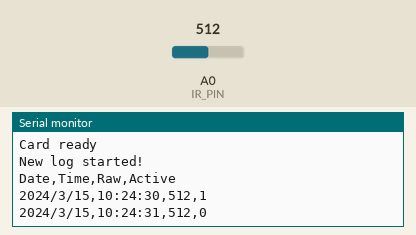
A sketch run on a simulated Arduino Uno, built with avr-gcc and run on an emulated ATmega328P. Shown: the last lines printed to the serial monitor. The test bench sets the inputs (shaded band); at power-on: A0 (IR_PIN) = 512. The local clock reads 2024-03-15 10:24:30 at power-on unless the sketch sets it; storage starts empty.

Above: at 1.2 s.
1.3 s: A0 (IR_PIN) set to 716
At 2.2 s:
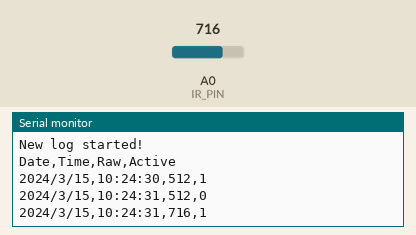
2.8 s: A0 (IR_PIN) set to 900
At 3.2 s:
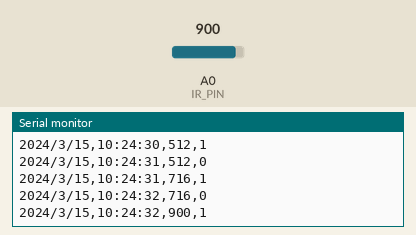
Timing chart, 0 to 5.8 s (numbered marks = the images above; inputs shaded):
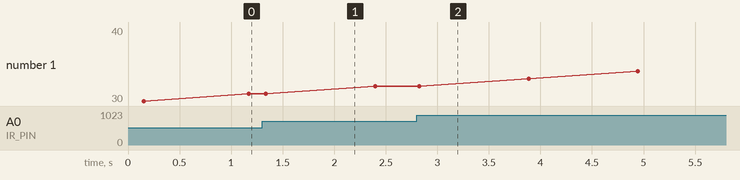

The sketch:

entrance_logger.ino
```cpp
#define RTC_CHIP_IS_DS1307
// #define FORCE_UPDATE

#include <SD.h>
#include <Wire.h>
#include "RTClib.h"

// These pins are set by SD lib
// MOSI = 11
// MISO = 12
// SCLK = 13

const int CS_PIN = 10;

const int IR_PIN = 0; // IR sensor A0

// Use compiler flags to set actual rtc chip
#ifdef RTC_CHIP_IS_DS1307
RTC_DS1307 RTC;
String chip = "DS1307";
#else
RTC_PCF8523 RTC;
String chip = "PCF8532";
#endif

#ifdef FORCE_UPDATE
bool update_clock = true;
#else
bool update_clock = false;
#endif

String time, date;
// Init distance vars
int raw = 0;
int raw_prev = 0;
boolean active = false;
int update_time = 0;

void updateDateTime() {
    DateTime datetime = RTC.now();
    String year = String(datetime.year(), DEC);
    String month = String(datetime.month(), DEC);
    String day = String(datetime.day(), DEC);
    String hour = String(datetime.hour(), DEC);
    String minute = String(datetime.minute(), DEC);
    String second = String(datetime.second(), DEC);

    // Form a human string
    date = year + "/" + month + "/" + day;
    time = hour + ":" + minute + ":" + second;
}

void setup() {
    Serial.begin(9600);
    pinMode(CS_PIN, OUTPUT);

    RTC.begin();

    #ifdef RTC_CHIP_IS_DS1307
    if (!RTC.isrunning()) update_clock = true;
    #else
    if (!RTC.initialized()) update_clock = true;
    #endif

    // If RTC is not working, set the current compile time
    if (update_clock) {
        Serial.print(F("Setting "));
        Serial.print(chip);
        Serial.print(F(" time to compile time..."));
        RTC.adjust(DateTime(F(__DATE__), F(__TIME__)));
        Serial.println(F("Done!"));
    } else {
        Serial.print(chip);
        Serial.println(F(" time is already set!"));
    }

    // Output time values
    updateDateTime();
    Serial.println(F("RTC Date: "));
    Serial.print(date);
    Serial.print(F("RTC time: "));
    Serial.println(time);

    // Init SD card
    Serial.println(F("Initializing card..."));
    if (!SD.begin()) {
        Serial.println(F("Card failure"));
        return;
    }
    Serial.println(F("Card ready"));

    // Write CSV headers to file
    File dataFile = SD.open("log.csv", FILE_WRITE);
    if (dataFile) {
        dataFile.println(F("\nNew log started!"));
        dataFile.println(F("Date,Time,Raw,Active"));
        dataFile.close();

        // Same data for debugging
        Serial.println(F("\nNew log started!"));
        Serial.println(F("Date,Time,Raw,Active"));
    } else {
        Serial.println(F("File stream open failure"));
        while(1);
    }
}

void loop() {
    updateDateTime();

    // Get movement data
    raw = analogRead(IR_PIN);
    // If current value is larger than previous one by 75, detect a movement
    if (abs(raw - raw_prev) > 75)
        active = true;
    else
        active = false;
    raw_prev = raw;

    // Open a file and write to it
    if (active || update_time == 20) {
        File dataFile = SD.open("log.csv", FILE_WRITE);
        if (dataFile) {
            dataFile.print(date);
            dataFile.print(F(","));
            dataFile.print(time);
            dataFile.print(F(","));
            dataFile.print(raw);
            dataFile.print(F(","));
            dataFile.println(active);
            dataFile.close(); // Data is written only when file is closed!

            // Same data for debugging
            Serial.print(date);
            Serial.print(F(","));
            Serial.print(time);
            Serial.print(F(","));
            Serial.print(raw);
            Serial.print(F(","));
            Serial.println(active);
        } else {
            Serial.println(F("File stream open failure"));
        }
        update_time = 0;
    }

    delay(50);
    update_time++;
}
```

Measured:
- after the input at 1.3 s, the serial monitor: prints a new line at once (image 1)
- after the input at 2.8 s, the serial monitor: prints a new line at once (image 2)
- plotted number 1: 32 → 40 after the input at 2.8 s
